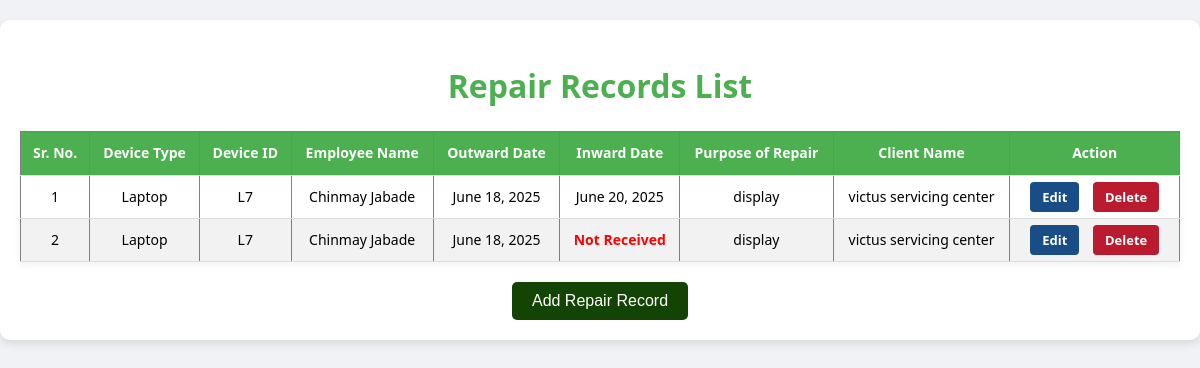
The page /repair/details/ on the database its author committed.
### repair/models.py (models this page shows, shortened)
class Repair(models.Model):
    DEVICE_CHOICES = [
        ('Laptop', 'Laptop'),
        ('Offive TV','Office TV'),
        ('Mouse', 'Mouse'),
        ('Printer', 'Printer'),
        ('Monitor', 'Monitor'),
        ('Other', 'Other'),
    ]
    device_type = models.CharField(max_length=50, choices=DEVICE_CHOICES)
    emp_name = models.CharField(max_length=100)
    device_id = models.CharField(max_length=50)
    outward_date = models.DateField(null=True, blank=True)
    inward_date = models.DateField(null=True, blank=True)
    purpose_of_repair = models.TextField()
    client_name = models.CharField(max_length=100)

### repair/views.py (the view)
# urls.py: path('details/', views.repair_list, name='repair_list'),
def repair_list(request):
    repairs = Repair.objects.all()
    return render(request, 'repair_list.html', {'repairs': repairs})

### templates/repair_list.html (shortened to what this page needs)
<!DOCTYPE html>
<html lang="en">
<head>
</head>
<body>
<div class="container">
    <h1>Repair Records List</h1>
    <table border="1">
        <thead>
            <tr>
                <th>Sr. No.</th>
                <th>Device Type</th>
                <th>Device ID</th>
                <th>Employee Name</th>
                <th>Outward Date</th>
                <th>Inward Date</th>
                <th>Purpose of Repair</th>
                <th>Client Name</th>
                <th>Action</th>
            </tr>
        </thead>
        <tbody>
            {% for repair in repairs %}
            <tr>
            <td>{{ forloop.counter }}</td>
            <td>{{ repair.device_type }}</td>
            <td>{{ repair.device_id }}</td>
            <td>{{ repair.emp_name }}</td>
            <td>{{ repair.outward_date }}</td>
            <td>
                {% if repair.inward_date %}
                {{ repair.inward_date }}
                {% else %}
                <span style="color: red; font-weight: bold;">Not Received</span>
                {% endif %}
            </td>
            <td>{{ repair.purpose_of_repair|default:"-" }}</td>
            <td>{{ repair.client_name|default:"-" }}</td>
            <td class="action-links">
                <a href="{% url 'update_repair' repair.pk %}">Edit</a>
                <a href="{% url 'delete_repair' repair.pk %}">Delete</a>
            </td>
            </tr>
            {% empty %}
            <tr><td colspan="9" style="text-align:center;">No repair records found.</td></tr>
            {% endfor %}
        </tbody>
    </table>
    <div class="add-button">
        <a href="{% url 'add_repair' %}">
            <button type="button">Add Repair Record</button>
        </a>
    </div>
</div>
</body>
</html>

### templates/repair_list.html (style rules this page uses)
body { font-family: 'Segoe UI', Tahoma, Geneva, Verdana, sans-serif; margin: 0; padding: 0; background-color: #f0f2f5; color: #000; line-height: 1.6; }
.container { max-width: 1200px; margin: 20px auto; padding: 20px; background-color: #fff; border-radius: 10px; box-shadow: 0 4px 10px rgba(0, 0, 0, 0.1); }
h1 { text-align: center; margin: 20px 0; color: #4caf50; }
table { width: 100%; border-collapse: collapse; margin-top: 20px; font-size: 14px; background-color: #fff; box-shadow: 0 4px 8px rgba(0, 0, 0, 0.05); }
th, td { padding: 10px; border-bottom: 1px solid #ddd; text-align: center; }
th { background-color: #4caf50; color: white; }
tr:nth-child(even) { background-color: #f2f2f2; }
.action-links a { margin: 0 5px; text-decoration: none; padding: 6px 12px; border-radius: 4px; font-weight: bold; font-size: 13px; color: white; }
.action-links a:first-child { background-color: #184e85; }
.action-links a:last-child { background-color: #bb1b2e; }
.add-button { text-align: center; margin-top: 20px; }
.add-button a { text-decoration: none; }
.add-button button { padding: 10px 20px; border: none; border-radius: 5px; background-color: #134404; color: white; font-size: 16px; cursor: pointer; transition: background-color 0.3s ease; }

### rows shown on the page
Repair: device_type "Laptop", device_id "L7", emp_name "Chinmay Jabade", outward_date "June 18, 2025", inward_date "June 20, 2025", purpose_of_repair "display", client_name "victus servicing center"
Repair: device_type "Laptop", device_id "L7", emp_name "Chinmay Jabade", outward_date "June 18, 2025", shows "Not Received", purpose_of_repair "display", client_name "victus servicing center"
